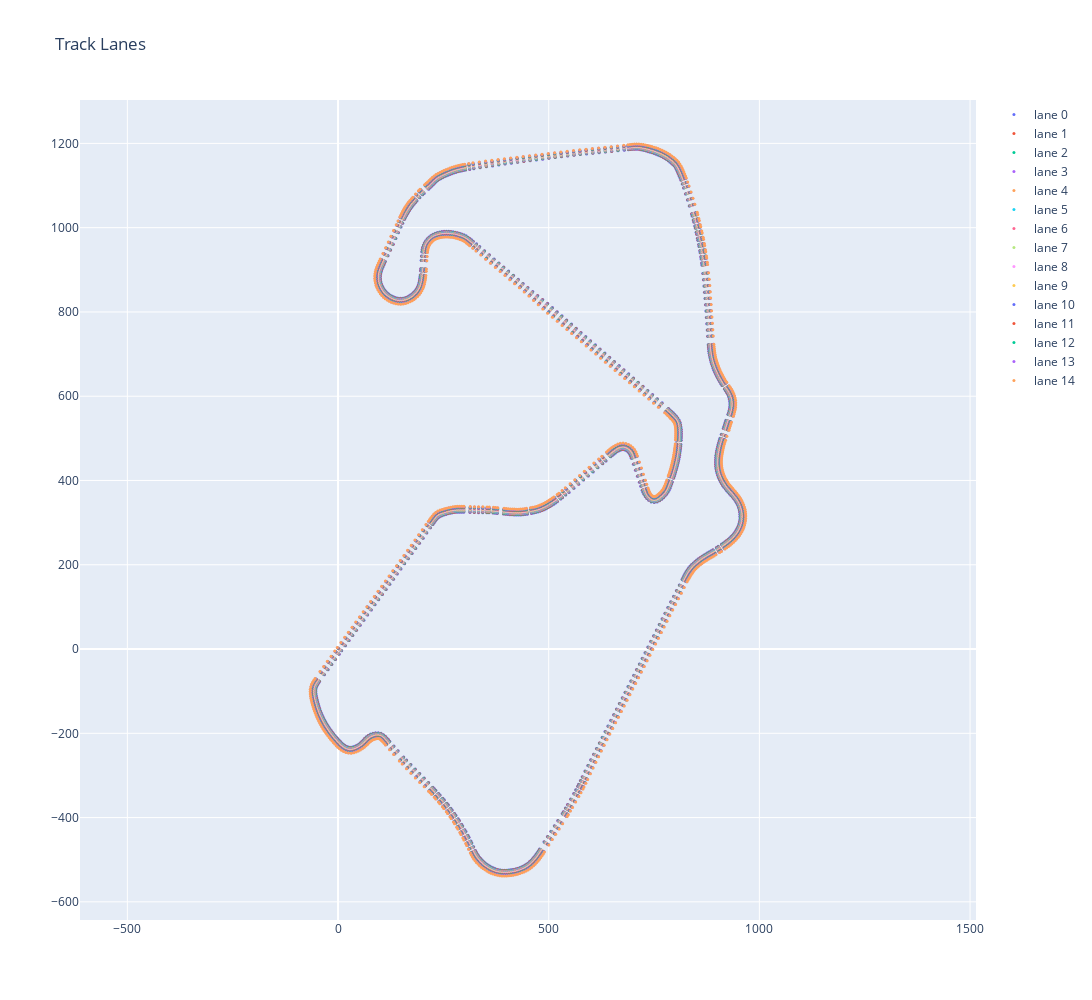

This figure's notebook cell:
### Code cell
import plotly.graph_objects as go
fig = go.Figure()

for i in range(N_LANES):
    fig.add_trace(go.Scatter(
        x = lanesdfd2["x_lane" + str(i)].to_numpy(),
        y = lanesdfd2["y_lane" + str(i)].to_numpy(),
        mode = "markers",
        marker  = dict(size=3),
        name = "lane " + str(i)
    ))

fig.update_layout(
    width=1200,
    height=1000,
    title="Track Lanes",
    xaxis=dict(scaleanchor="y", scaleratio=1),
)

fig.show()

### Figure 1 — Plotly figure (JSON) as saved in the notebook; plotly's stock layout.template omitted (floating-point values rounded to 4 significant figures; data arrays with more than 128 entries replaced by an {"elided": "..."} marker saying what was removed)
{"data": [{"marker": {"size": 3}, "mode": "markers", "name": "lane 0", "type": "scatter", "x": {"elided": "740 float values"}, "y": {"elided": "740 float values"}}, {"marker": {"size": 3}, "mode": "markers", "name": "lane 1", "type": "scatter", "x": {"elided": "740 float values"}, "y": {"elided": "740 float values"}}, {"marker": {"size": 3}, "mode": "markers", "name": "lane 2", "type": "scatter", "x": {"elided": "740 float values"}, "y": {"elided": "740 float values"}}, {"marker": {"size": 3}, "mode": "markers", "name": "lane 3", "type": "scatter", "x": {"elided": "740 float values"}, "y": {"elided": "740 float values"}}, {"marker": {"size": 3}, "mode": "markers", "name": "lane 4", "type": "scatter", "x": {"elided": "740 float values"}, "y": {"elided": "740 float values"}}, {"marker": {"size": 3}, "mode": "markers", "name": "lane 5", "type": "scatter", "x": {"elided": "740 float values"}, "y": {"elided": "740 float values"}}, {"marker": {"size": 3}, "mode": "markers", "name": "lane 6", "type": "scatter", "x": {"elided": "740 float values"}, "y": {"elided": "740 float values"}}, {"marker": {"size": 3}, "mode": "markers", "name": "lane 7", "type": "scatter", "x": {"elided": "740 float values"}, "y": {"elided": "740 float values"}}, {"marker": {"size": 3}, "mode": "markers", "name": "lane 8", "type": "scatter", "x": {"elided": "740 float values"}, "y": {"elided": "740 float values"}}, {"marker": {"size": 3}, "mode": "markers", "name": "lane 9", "type": "scatter", "x": {"elided": "740 float values"}, "y": {"elided": "740 float values"}}, {"marker": {"size": 3}, "mode": "markers", "name": "lane 10", "type": "scatter", "x": {"elided": "740 float values"}, "y": {"elided": "740 float values"}}, {"marker": {"size": 3}, "mode": "markers", "name": "lane 11", "type": "scatter", "x": {"elided": "740 float values"}, "y": {"elided": "740 float values"}}, {"marker": {"size": 3}, "mode": "markers", "name": "lane 12", "type": "scatter", "x": {"elided": "740 float values"}, "y": {"elided": "740 float values"}}, {"marker": {"size": 3}, "mode": "markers", "name": "lane 13", "type": "scatter", "x": {"elided": "740 float values"}, "y": {"elided": "740 float values"}}, {"marker": {"size": 3}, "mode": "markers", "name": "lane 14", "type": "scatter", "x": {"elided": "740 float values"}, "y": {"elided": "740 float values"}}], "layout": {"height": 1000, "title": {"text": "Track Lanes"}, "width": 1200, "xaxis": {"scaleanchor": "y", "scaleratio": 1}}}
